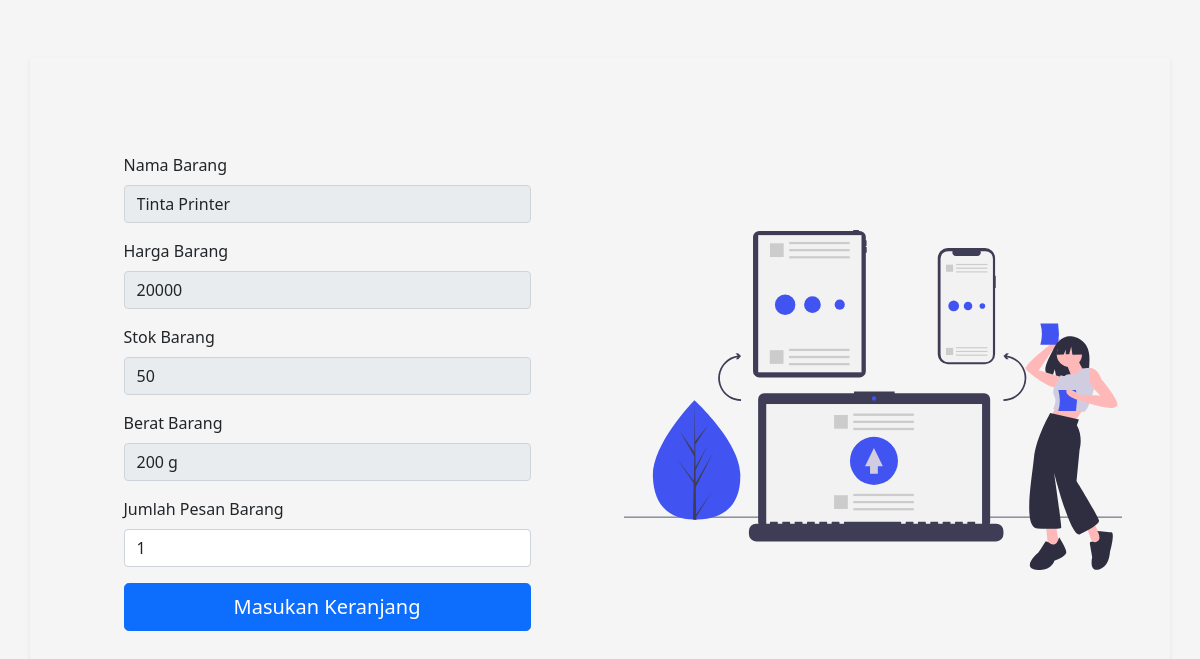
The app's page /pegawai/tambahkekeranjang.php?id=1 (signed in) with its own data.
### tables this page shows
CREATE TABLE `barang` (
  `id_barang` int(11) NOT NULL,
  `nama_barang` varchar(100) NOT NULL,
  `harga_barang` int(11) NOT NULL,
  `stok_barang` int(11) NOT NULL,
  `berat` int(5) NOT NULL
);

### pegawai/tambahkekeranjang.php (the view, shortened to what this page needs)
<?php
include '../conn.php';
$id_barang = $_GET['id'];
$sql = "SELECT * FROM barang WHERE id_barang = $id_barang";
$execdata =  mysqli_query($conn, $sql);
$databarang = mysqli_fetch_array($execdata, MYSQLI_ASSOC);
?>
<?php if (isset($_SESSION['role'])) : ?>
  <!doctype html>
  <html lang="en">
  <head>
    <link href="https://cdn.jsdelivr.net/npm/bootstrap@5.1.3/dist/css/bootstrap.min.css" rel="stylesheet">
    <link href="/service/assets/css/signin.css" rel="stylesheet">
  </head>
  <body class="text-center">
    <div class="container col-xl-12 col-xxl-8 px-4 py-5">
      <div class="row align-items-center g-lg-5 py-5 rounded px-4 py-5 shadow-sm">
        <div class="col-md-10 mx-auto col-lg-5">
          <form action="proses.php" method="post">
            <div class="mb-3 text-start">
              <label for="exampleFormControlInput1" class="form-label">Nama Barang</label>
              <input type="text" readonly disabled class="form-control" id="exampleFormControlInput1" value="<?= $databarang['nama_barang'] ?>">
            </div>
            <div class="mb-3 text-start">
              <label for="exampleFormControlInput1" class="form-label">Harga Barang</label>
              <input type="text" readonly disabled class="form-control" id="exampleFormControlInput1" value="<?= $databarang['harga_barang'] ?>">
            </div>
            <div class="mb-3 text-start">
              <label for="exampleFormControlInput1" class="form-label">Stok Barang</label>
              <input type="text" readonly disabled class="form-control" id="exampleFormControlInput1" value="<?= $databarang['stok_barang'] ?>">
            </div>
            <div class="mb-3 text-start">
              <label for="exampleFormControlInput1" class="form-label">Berat Barang</label>
              <input type="text" readonly disabled class="form-control" id="exampleFormControlInput1" value="<?= $databarang['berat'] ?> g">
            </div>
            <div class="mb-3 text-start">
              <label for="exampleFormControlInput1" class="form-label">Jumlah Pesan Barang</label>
              <input type="number" required class="form-control" id="exampleFormControlInput1" name="jumlah_barang" min="1" value="1">
            </div>
            <div class="mb-3">
              <input type="submit" class="w-100 btn btn-lg btn-primary" name="" value="Masukan Keranjang">
            </div>
          </form>
        </div>
        <div class="col-10 col-sm-8 col-lg-6">
          <img src="../assets/img/hero-img.svg" class="d-block mx-lg-auto img-fluid" alt="Bootstrap Themes" width="700" height="500" loading="lazy">
        </div>
      </div>
    </div>
  </body>
  </html>
<?php endif ?>

### assets/css/signin.css (style rules this page uses)
html, body { height: 100%; }
body { display: flex; align-items: center; padding-top: 40px; padding-bottom: 40px; background-color: #f5f5f5; }

### records on screen
barang: nama_barang "Tinta Printer", harga_barang "20000", stok_barang "50", berat "200 g"
